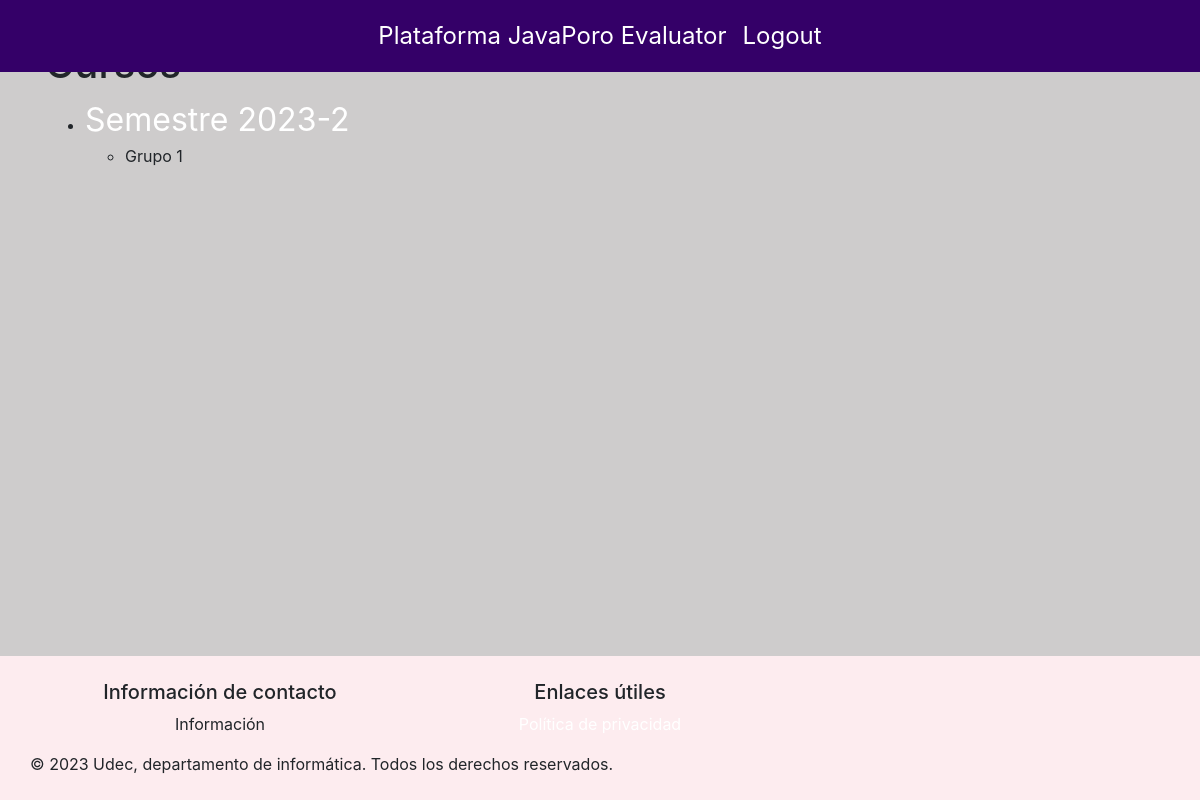
Before: /dashDocente/1/verCursos (signed in) with the older database file.
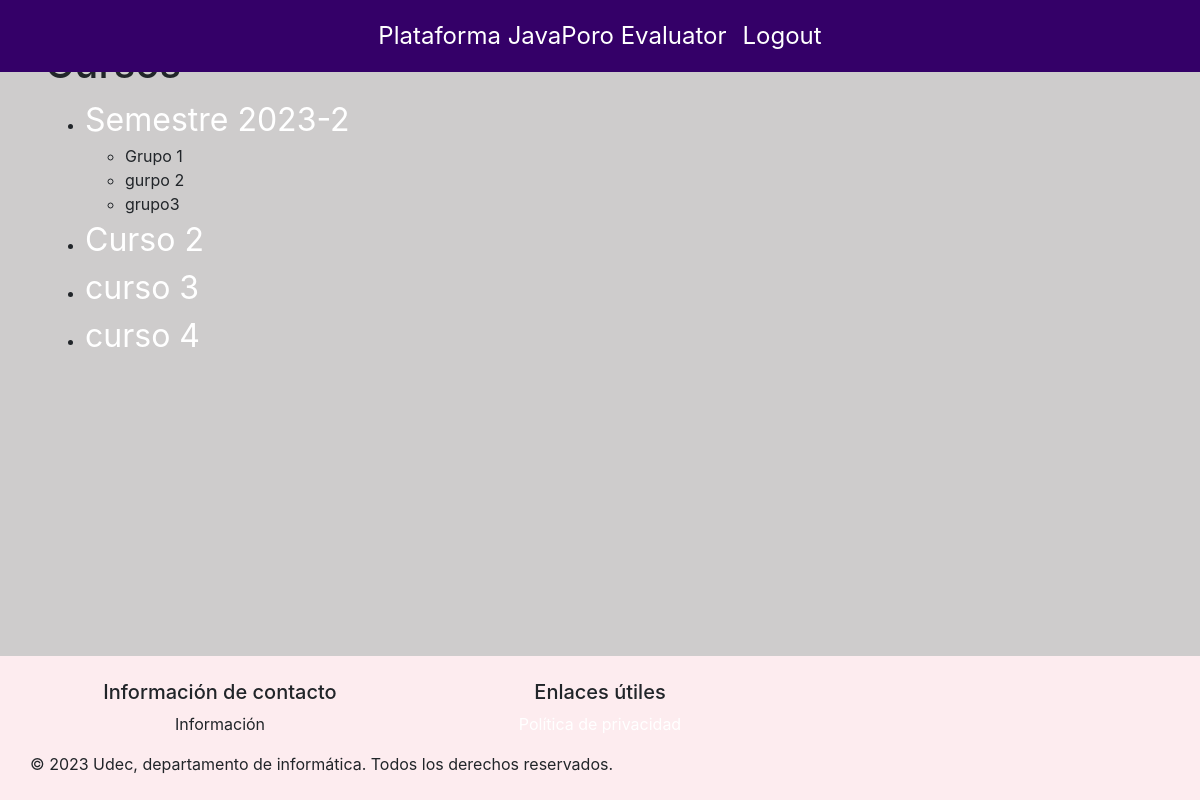
After: the same page with the newer database file.
### basedatos/modelos.py (models this page shows, shortened)
class Curso(db.Model):
    id = db.Column(db.Integer, primary_key=True)
    nombre = db.Column(db.String(100), nullable=False, unique=True)
    activa = db.Column(db.Boolean(), nullable=False, default=True)
    estudiantes = db.relationship('Estudiante', secondary=inscripciones, back_populates='cursos')
    grupos = db.relationship('Grupo', order_by=Grupo.id, back_populates='curso')

class Grupo(db.Model):
    id = db.Column(db.Integer, primary_key=True)
    nombre = db.Column(db.String(50), nullable=False, unique=True)
    curso = db.relationship('Curso', back_populates='grupos')
    estudiantes = db.relationship('Estudiante', secondary=estudiantes_grupos, back_populates='grupos')
    id_curso = db.Column(db.Integer, db.ForeignKey('curso.id'))

### main.py (the view)
@app.route('/dashDocente/<int:supervisor_id>/verCursos', methods=['GET','POST'])
@login_required
def verCursos(supervisor_id):
    if not verify_supervisor(supervisor_id):
        flash('No tienes permiso para acceder a este dashboard. Debes ser un Supervisor.', 'danger')
        return redirect(url_for('login'))
    cursos = Curso.query.all()
    grupos=Grupo.query.all()
    if not cursos:
        flash('No existen cursos, por favor crear un curso', 'danger')
        return redirect(url_for('dashDocente',supervisor_id=supervisor_id))
    return render_template('verCursos.html', supervisor_id=supervisor_id, cursos=cursos, grupos=grupos)

### basedatos/modelos.py (called while the page is built)
    @property
    def is_authenticated(self):
        return True

### main.py (called while the page is built)
@login_manager.user_loader
def load_user(user_id):
    if user_id.startswith("e"):
        user = db.session.get(Estudiante, int(user_id[1:]))
    elif user_id.startswith("s"):
        user = db.session.get(Supervisor, int(user_id[1:]))
    else:
        return None
    return user

def verify_supervisor(supervisor_id):
    if not isinstance(current_user, Supervisor):
        flash('No tienes permiso para acceder a este dashboard. Debes ser un Supervisor.', 'danger')
        return False
    if current_user.id != supervisor_id:
        flash('No tienes permiso para acceder a este dashboard.', 'danger')
        return False
    return True

### templates/verCursos.html (shortened to what this page needs)
{% extends 'layout.html' %}
{% block content %}
<h1>Cursos</h1>
<div class="row">
    <div class="col-md-12">
        <ul>
            {% for curso in cursos %}
                <li>
                    <a href="{{ url_for('detallesCurso', supervisor_id=supervisor_id, curso_id=curso.id) }}" style="font-size: 2em;">{{ curso.nombre }}</a>
                    <ul>
                        {% for grupo in curso.grupos %}
                            <li>{{ grupo.nombre }}</li>
                        {% endfor %}
                    </ul>
                </li>
            {% endfor %}
        </ul>
    </div>
</div>
{% endblock %}

### templates/layout.html (shortened to what this page needs)
<!doctype html>
<html lang="es">
  <head>
    <link href="{{ url_for('static', filename='css/bootstrap.min.css') }}" rel="stylesheet">
    <link href="{{ url_for('static', filename='css/layout.css') }}" rel="stylesheet">
    <link rel="stylesheet" href="https://cdnjs.cloudflare.com/ajax/libs/font-awesome/5.15.3/css/all.min.css">
  </head>
  <body>
    <nav class="navbar navbar-expand-sm justify-content-center fixed-top">
      <ul class="navbar-nav">
        <li class="nav-item">
          <a class="nav-link" href="{{ url_for('login') }}">Plataforma JavaPoro Evaluator</a>
        </li>
        <li class="nav-item">
          <a class="nav-link" href="{{ url_for('logout') }}">Logout</a>
        </li>
      </ul>
    </nav>
    <main class="container mt-4">
      {% block content %}{% endblock %}
    </main>
  <footer class="footer py-4 fixed-bottom">
    <div class="container text-center">
        <div class="row">
            <div class="col-md-4">
                <h5>Información de contacto</h5>
                <p>Información
                </p>
            </div>
            <div class="col-md-4">
                <h5>Enlaces útiles</h5>
                <ul class="list-unstyled">
                    <li><a href="#">Política de privacidad</a></li>
                </ul>
            </div>
            <div class="col-md-4">
        </div>
        <div class="row">
            <div class="col-12 text-center">
                <p class="mb-0">&copy; 2023 Udec, departamento de informática. Todos los derechos reservados.</p>
            </div>
        </div>
    </div>
  </footer>
  </body>
  </html>

### static/css/layout.css (style rules this page uses)
:root { --silver: #ceccccff; --china-rose: #9d6381ff; --lavender-blush: #fdecefff; --night: #0f110cff; --persian-indigo: #340068ff; --secondary: #6c757d; --silver-opaco: rgba(206, 204, 204, 0.5); --persian-indigo-opaco: rgba(52, 0, 104, 0.5); }
.navbar { transition: 0.5s; font-size: 1.5em; padding: 10px 0; background-color: #340068; }
body { min-height: 100vh; display: flex; flex-direction: column; background-color: #ceccccff; }
main { flex: 1; }
a { color: white; }
.footer { position: relative; bottom: 0; width: 100%; background-color: #FDECEF; }

Changed rows visible on the page:
added Grupo: nombre "gurpo 2", shown under Curso "Semestre 2023-2"
added Grupo: nombre "grupo3", shown under Curso "Semestre 2023-2"
added Curso: nombre "Curso 2"
added Curso: nombre "curso 3"
added Curso: nombre "curso 4"
